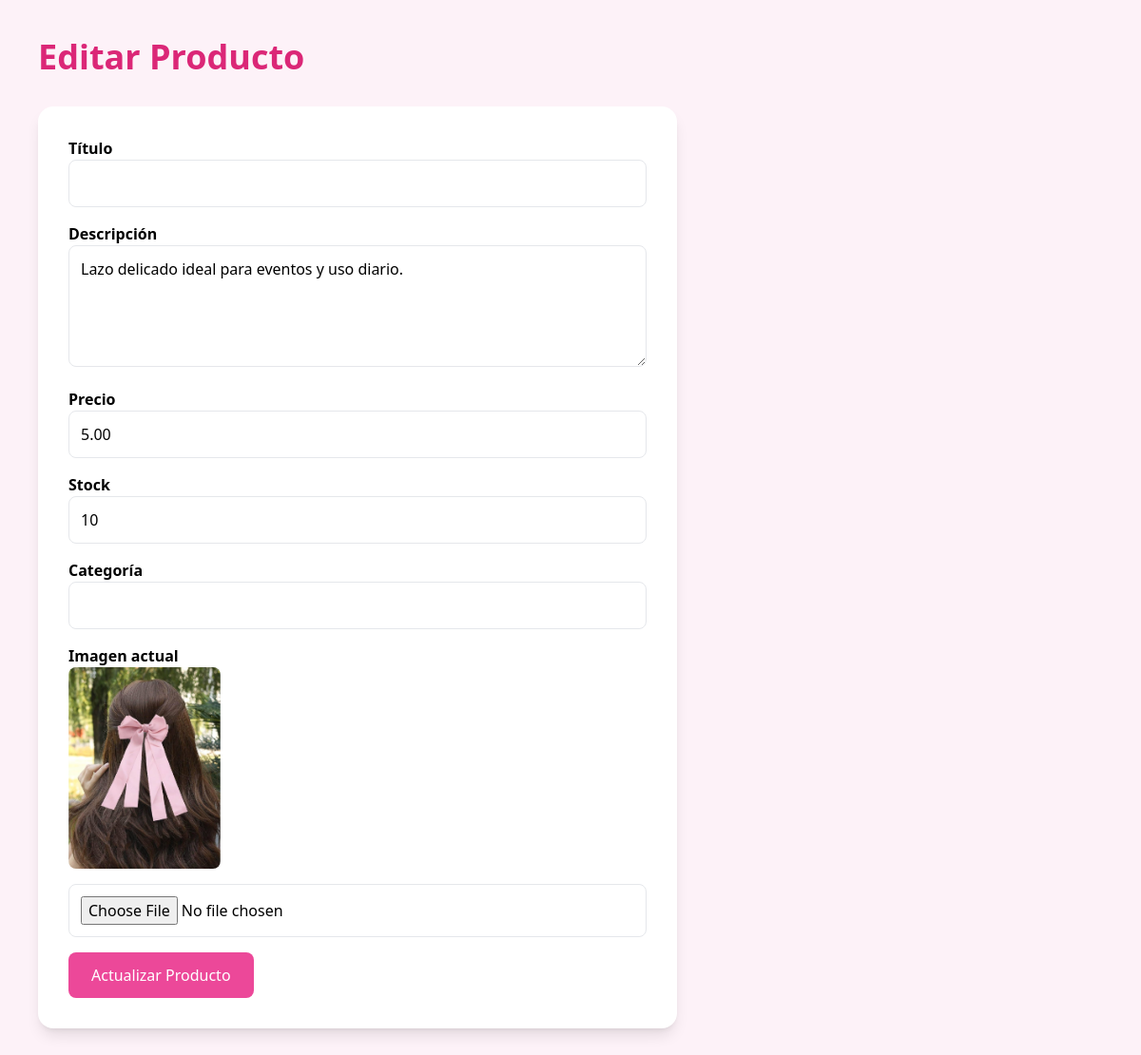
The app's page /tienda-online/editar.php?id=1 with its own data.
### tables this page shows
CREATE TABLE `productos` (
  `id` int NOT NULL,
  `nombre` varchar(100) NOT NULL,
  `descripcion` text,
  `precio` decimal(10,2) NOT NULL,
  `stock` int NOT NULL DEFAULT '0',
  `imagen` varchar(255) DEFAULT 'default.jpg'
);

### tienda-online/editar.php (the view, shortened to what this page needs)
<?php
require_once("conexion.php");
$id = $_GET['id'];
$sql = $conexion->prepare(
"SELECT * FROM productos WHERE id=?"
);
$sql->execute([$id]);
$producto = $sql->fetch(PDO::FETCH_ASSOC);
?>
<!DOCTYPE html>
<html lang="es">
<head>
<script src="https://cdn.tailwindcss.com"></script>
</head>
<body class="bg-pink-50 p-10">
<h1 class="text-4xl font-bold text-pink-600 mb-8">
Editar Producto
</h1>
<form
method="POST"
enctype="multipart/form-data"
class="bg-white p-8 rounded-2xl shadow-lg max-w-2xl">
<div class="mb-4">
<label class="font-bold">
Título
</label>
<input
type="text"
name="titulo"
value="<?php echo $producto['titulo']; ?>"
class="w-full border p-3 rounded-lg">
</div>
<div class="mb-4">
<label class="font-bold">
Descripción
</label>
<textarea
name="descripcion"
class="w-full border p-3 rounded-lg h-32"><?php echo $producto['descripcion']; ?></textarea>
</div>
<div class="mb-4">
<label class="font-bold">
Precio
</label>
<input
type="number"
step="0.01"
name="precio"
value="<?php echo $producto['precio']; ?>"
class="w-full border p-3 rounded-lg">
</div>
<div class="mb-4">
<label class="font-bold">
Stock
</label>
<input
type="number"
name="stock"
value="<?php echo $producto['stock']; ?>"
class="w-full border p-3 rounded-lg">
</div>
<div class="mb-4">
<label class="font-bold">
Categoría
</label>
<input
type="text"
name="categoria"
value="<?php echo $producto['categoria']; ?>"
class="w-full border p-3 rounded-lg">
</div>
<div class="mb-4">
<label class="font-bold">
Imagen actual
</label>
<img
src="uploads/<?php echo $producto['imagen']; ?>"
class="w-40 rounded-lg mb-4">
<input
type="file"
name="imagen"
class="w-full border p-3 rounded-lg">
</div>
<button
type="submit"
name="actualizar"
class="bg-pink-500 hover:bg-pink-600 text-white px-6 py-3 rounded-lg">
Actualizar Producto
</button>
</form>
</body>
</html>

### records on screen
productos: descripcion "Lazo delicado ideal para eventos y uso diario.", precio "5.00", stock "10", imagen (picture)
